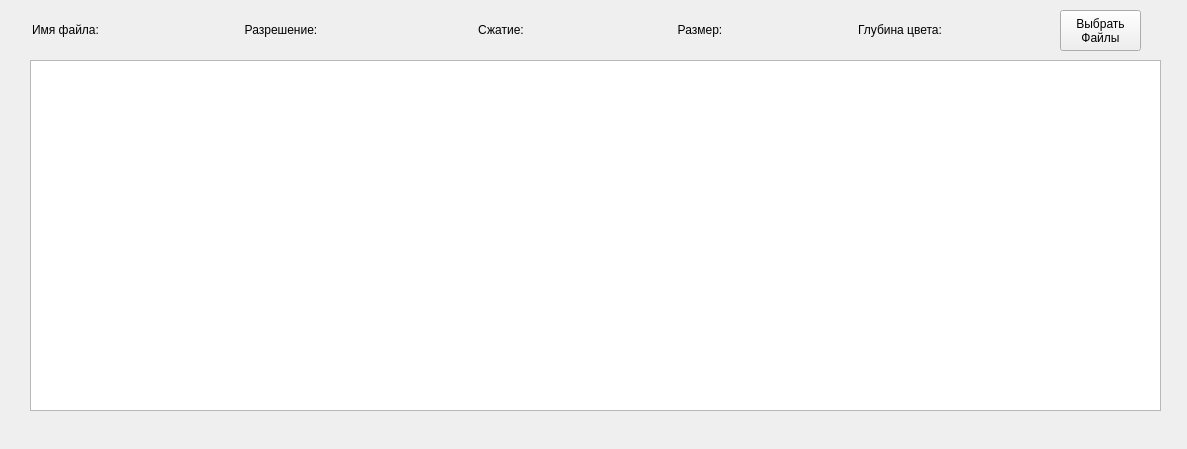
<?xml version="1.0" encoding="UTF-8"?>
<ui version="4.0">
 <class>Widget</class>
 <widget class="QWidget" name="Widget">
  <property name="geometry">
   <rect>
    <x>0</x>
    <y>0</y>
    <width>1187</width>
    <height>449</height>
   </rect>
  </property>
  <property name="windowTitle">
   <string>Widget</string>
  </property>
  <widget class="QListView" name="listView">
   <property name="geometry">
    <rect>
     <x>30</x>
     <y>60</y>
     <width>1131</width>
     <height>351</height>
    </rect>
   </property>
  </widget>
  <widget class="QLabel" name="FilenameLabel">
   <property name="geometry">
    <rect>
     <x>10</x>
     <y>10</y>
     <width>111</width>
     <height>40</height>
    </rect>
   </property>
   <property name="frameShape">
    <enum>QFrame::NoFrame</enum>
   </property>
   <property name="frameShadow">
    <enum>QFrame::Plain</enum>
   </property>
   <property name="text">
    <string>Имя файла:</string>
   </property>
   <property name="alignment">
    <set>Qt::AlignCenter</set>
   </property>
  </widget>
  <widget class="QLabel" name="SizeLabel">
   <property name="geometry">
    <rect>
     <x>650</x>
     <y>10</y>
     <width>100</width>
     <height>40</height>
    </rect>
   </property>
   <property name="frameShape">
    <enum>QFrame::NoFrame</enum>
   </property>
   <property name="frameShadow">
    <enum>QFrame::Plain</enum>
   </property>
   <property name="text">
    <string>Размер:</string>
   </property>
   <property name="alignment">
    <set>Qt::AlignCenter</set>
   </property>
  </widget>
  <widget class="QLabel" name="ResLabel">
   <property name="geometry">
    <rect>
     <x>231</x>
     <y>10</y>
     <width>100</width>
     <height>40</height>
    </rect>
   </property>
   <property name="frameShape">
    <enum>QFrame::NoFrame</enum>
   </property>
   <property name="frameShadow">
    <enum>QFrame::Plain</enum>
   </property>
   <property name="text">
    <string>Разрешение:</string>
   </property>
   <property name="alignment">
    <set>Qt::AlignCenter</set>
   </property>
  </widget>
  <widget class="QLabel" name="DepthLabel">
   <property name="geometry">
    <rect>
     <x>850</x>
     <y>10</y>
     <width>100</width>
     <height>40</height>
    </rect>
   </property>
   <property name="frameShape">
    <enum>QFrame::NoFrame</enum>
   </property>
   <property name="frameShadow">
    <enum>QFrame::Plain</enum>
   </property>
   <property name="text">
    <string>Глубина цвета:</string>
   </property>
   <property name="alignment">
    <set>Qt::AlignCenter</set>
   </property>
  </widget>
  <widget class="QLabel" name="ContractioLabel">
   <property name="geometry">
    <rect>
     <x>451</x>
     <y>10</y>
     <width>100</width>
     <height>40</height>
    </rect>
   </property>
   <property name="frameShape">
    <enum>QFrame::Box</enum>
   </property>
   <property name="frameShadow">
    <enum>QFrame::Plain</enum>
   </property>
   <property name="lineWidth">
    <number>0</number>
   </property>
   <property name="midLineWidth">
    <number>0</number>
   </property>
   <property name="text">
    <string>Сжатие:</string>
   </property>
   <property name="alignment">
    <set>Qt::AlignCenter</set>
   </property>
  </widget>
  <widget class="QLabel" name="FileName">
   <property name="geometry">
    <rect>
     <x>120</x>
     <y>20</y>
     <width>111</width>
     <height>20</height>
    </rect>
   </property>
   <property name="text">
    <string/>
   </property>
  </widget>
  <widget class="QLabel" name="Contraction">
   <property name="geometry">
    <rect>
     <x>551</x>
     <y>20</y>
     <width>100</width>
     <height>20</height>
    </rect>
   </property>
   <property name="text">
    <string/>
   </property>
  </widget>
  <widget class="QLabel" name="Resolution">
   <property name="geometry">
    <rect>
     <x>331</x>
     <y>20</y>
     <width>120</width>
     <height>20</height>
    </rect>
   </property>
   <property name="text">
    <string/>
   </property>
  </widget>
  <widget class="QLabel" name="Color_depth">
   <property name="geometry">
    <rect>
     <x>950</x>
     <y>20</y>
     <width>100</width>
     <height>20</height>
    </rect>
   </property>
   <property name="text">
    <string/>
   </property>
  </widget>
  <widget class="QLabel" name="Size">
   <property name="geometry">
    <rect>
     <x>730</x>
     <y>20</y>
     <width>120</width>
     <height>20</height>
    </rect>
   </property>
   <property name="text">
    <string/>
   </property>
  </widget>
  <widget class="QPushButton" name="multiChoice">
   <property name="geometry">
    <rect>
     <x>1060</x>
     <y>10</y>
     <width>81</width>
     <height>41</height>
    </rect>
   </property>
   <property name="text">
    <string>Выбрать
Файлы</string>
   </property>
  </widget>
 </widget>
 <resources/>
 <connections/>
</ui>
